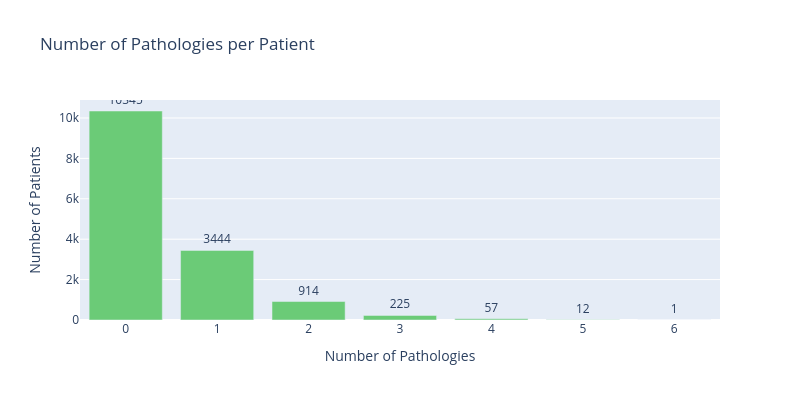

Notebook source saved alongside this figure:
### Markdown cell above
*There's a big imbalance between pathologies. Some (like Infiltration) appear thousands of times, while others (like Hernia) are extremely rare. This is a form of label imbalance that could affect any model trained on this data.*

### Code cell
# how many pathologies does each patient have?
df['num_findings'] = df['Finding Labels'].apply(
    lambda x: 0 if x == 'No Finding' else len(x.split('|'))
)

num_dist = df['num_findings'].value_counts().sort_index()

fig = px.bar(x=num_dist.index, y=num_dist.values,
             title='Number of Pathologies per Patient',
             labels={'x': 'Number of Pathologies', 'y': 'Number of Patients'},
             text=num_dist.values,
             color_discrete_sequence=['#6BCB77'])
fig.update_traces(textposition='outside')
fig.update_layout(height=400, width=800)
fig.show()

print(f"Average number of pathologies per patient: {df['num_findings'].mean():.2f}")
print(f"Max pathologies for a single patient: {df['num_findings'].max()}")

### Figure 1 — Plotly figure (JSON) as saved in the notebook; plotly's stock layout.template omitted (floating-point values rounded to 4 significant figures)
{"data": [{"hovertemplate": "Number of Pathologies=%{x}<br>Number of Patients=%{y}<br>text=%{text}<extra></extra>", "legendgroup": "", "marker": {"color": "#6BCB77", "pattern": {"shape": ""}}, "name": "", "orientation": "v", "showlegend": false, "text": [10340.0, 3444.0, 914.0, 225.0, 57.0, 12.0, 1.0], "textposition": "outside", "type": "bar", "x": [0, 1, 2, 3, 4, 5, 6], "xaxis": "x", "y": [10345, 3444, 914, 225, 57, 12, 1], "yaxis": "y"}], "layout": {"barmode": "relative", "height": 400, "legend": {"tracegroupgap": 0}, "title": {"text": "Number of Pathologies per Patient"}, "width": 800, "xaxis": {"anchor": "y", "domain": [0, 1], "title": {"text": "Number of Pathologies"}}, "yaxis": {"anchor": "x", "domain": [0, 1], "title": {"text": "Number of Patients"}}}}
